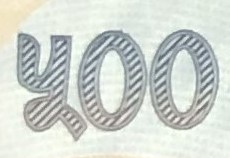
#> input picture 1.jpg, 230 x 158 px; the run also reads 1 picture not shown here
$ jupyter execute ORB_test2.ipynb
#> lines starting #> are read from the running program, lines starting #| are printed output that depends on the picture
[cell 1]
import cv2
import numpy as np
import matplotlib.pyplot as plt

# Function to extract ORB keypoints and return a 2x2 matrix of keypoint coordinates
def extract_orb_keypoints(image_path):
    # Read the image in grayscale
#> called with image_path = '1.jpg'
    image = cv2.imread(image_path, cv2.IMREAD_GRAYSCALE)
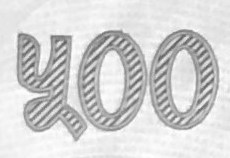
#> image: shape (158, 230); min 89, max 255, mean 211.5

    if image is None:
        raise ValueError(f"Image at path '{image_path}' could not be loaded.")

    # Initialize ORB detector
    orb = cv2.ORB_create()

    # Detect keypoints and compute descriptors (we don't need descriptors here)
    kp, des = orb.detectAndCompute(image, None)
#> kp = 356 keypoints; strongest (x, y, size): (51, 36, 31), (31, 69, 31), (33, 65, 31), (70, 36, 31)

    # Check if keypoints are available
    if not kp:
        raise ValueError(f"No keypoints found in the image at '{image_path}'.")

    # Extract the first 4 keypoints' coordinates (x, y) into a list
    kp_coordinates = np.array([kp[i].pt for i in range(min(len(kp), 4))], dtype=np.float32)
#> kp_coordinates = [[73, 116], [73, 125], [197, 41], [91, 75]]

    # If there are fewer than 4 keypoints, pad the array with zeros
    if len(kp_coordinates) < 4:
        kp_coordinates = np.pad(kp_coordinates, ((0, 4 - len(kp_coordinates)), (0, 0)), mode='constant')

    # Reshape the keypoints coordinates to be a 2x2 matrix
    kp_matrix = kp_coordinates.reshape(2, 2, 2)

    return kp_matrix, kp

# Function to plot keypoints on the image
def plot_keypoints(image_path, keypoints):
    # Read the image in grayscale
    image = cv2.imread(image_path, cv2.IMREAD_GRAYSCALE)

    # Draw keypoints on the image
    image_with_keypoints = cv2.drawKeypoints(image, keypoints, None, color=(0,255,0))

    # Plot the image with keypoints
    plt.imshow(image_with_keypoints, cmap='gray')
    plt.title("Keypoints Detected by ORB")
    plt.show()

# Example usage
img1_path = '1.jpg'  # Path to first image
img2_path = '2.jpg'  # Path to second image

try:
    # Get ORB keypoint matrices for both images
    matrix1, keypoints1 = extract_orb_keypoints(img1_path)
#> keypoints1 has the same summary as kp in extract_orb_keypoints
    matrix2, keypoints2 = extract_orb_keypoints(img2_path)
#> keypoints2 has the same summary as kp in extract_orb_keypoints

    # Display the keypoint matrices
    print("2x2 Keypoint Matrix for Image 1:")
    print(matrix1)
#| [[[ 73. 116.]
#|   [ 73. 125.]]
#|  [[197.  41.]
#|   [ 91.  75.]]]

    print("\n2x2 Keypoint Matrix for Image 2:")
    print(matrix2)
#| [[[136.  54.]
#|   [155.  81.]]
#|  [[ 73. 125.]
#|   [183.  35.]]]

    # Plot keypoints for both images
    print("\nKeypoints on Image 1:")
    plot_keypoints(img1_path, keypoints1)
#> in plot_keypoints, `image_with_keypoints = cv2.drawKeypoints(image, keypoints, None, color..`:
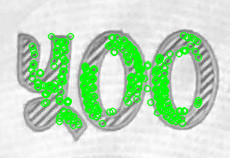
#> image_with_keypoints: shape (158, 230, 3); mean of channels 0, 1, 2 190.2, 221.6, 190.2; drawn as B, G, R

    print("Keypoints on Image 2:")
    plot_keypoints(img2_path, keypoints2)

except ValueError as e:
    print(e)
